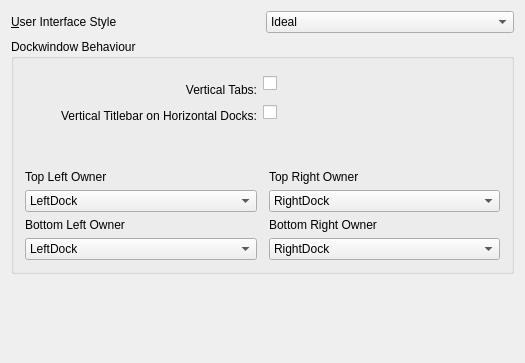
<ui version="4.0" >
 <class>UiConfig</class>
 <widget class="QWidget" name="UiConfig" >
  <property name="geometry" >
   <rect>
    <x>0</x>
    <y>0</y>
    <width>521</width>
    <height>363</height>
   </rect>
  </property>
  <property name="windowTitle" >
   <string>User Interface</string>
  </property>
  <layout class="QVBoxLayout" >
   <item>
    <layout class="QHBoxLayout" >
     <item>
      <widget class="QLabel" name="label_6" >
       <property name="text" >
        <string>&amp;User Interface Style</string>
       </property>
       <property name="buddy" >
        <cstring>kcfg_UserInterfaceStyle</cstring>
       </property>
      </widget>
     </item>
     <item>
      <widget class="QComboBox" name="kcfg_UserInterfaceStyle" >
       <item>
        <property name="text" >
         <string>Ideal</string>
        </property>
       </item>
       <item>
        <property name="text" >
         <string>Qt Docking</string>
        </property>
       </item>
      </widget>
     </item>
    </layout>
   </item>
   <item>
    <widget class="QGroupBox" name="groupBox" >
     <property name="title" >
      <string>Dockwindow Behaviour</string>
     </property>
     <layout class="QGridLayout" >
      <item row="0" column="0" >
       <widget class="QLabel" name="label" >
        <property name="text" >
         <string>Vertical Tabs:</string>
        </property>
        <property name="alignment" >
         <set>Qt::AlignAbsolute|Qt::AlignBottom|Qt::AlignCenter|Qt::AlignHCenter|Qt::AlignHorizontal_Mask|Qt::AlignJustify|Qt::AlignLeading|Qt::AlignLeft|Qt::AlignRight|Qt::AlignTop|Qt::AlignTrailing|Qt::AlignVCenter|Qt::AlignVertical_Mask</set>
        </property>
        <property name="buddy" >
         <cstring>kcfg_VerticalTabs</cstring>
        </property>
       </widget>
      </item>
      <item row="0" column="1" colspan="2" >
       <layout class="QHBoxLayout" >
        <item>
         <widget class="QCheckBox" name="kcfg_VerticalTabs" >
          <property name="text" >
           <string/>
          </property>
         </widget>
        </item>
        <item>
         <spacer>
          <property name="orientation" >
           <enum>Qt::Horizontal</enum>
          </property>
          <property name="sizeHint" >
           <size>
            <width>121</width>
            <height>27</height>
           </size>
          </property>
         </spacer>
        </item>
       </layout>
      </item>
      <item row="1" column="0" >
       <widget class="QLabel" name="titlebarlabel" >
        <property name="text" >
         <string>Vertical Titlebar on
Horizontal Docks:</string>
        </property>
        <property name="alignment" >
         <set>Qt::AlignAbsolute|Qt::AlignBottom|Qt::AlignCenter|Qt::AlignHCenter|Qt::AlignHorizontal_Mask|Qt::AlignJustify|Qt::AlignLeading|Qt::AlignLeft|Qt::AlignRight|Qt::AlignTop|Qt::AlignTrailing|Qt::AlignVCenter|Qt::AlignVertical_Mask</set>
        </property>
       </widget>
      </item>
      <item row="1" column="1" colspan="2" >
       <layout class="QHBoxLayout" >
        <item>
         <widget class="QCheckBox" name="kcfg_VerticalTitleBar" >
          <property name="sizePolicy" >
           <sizepolicy vsizetype="Fixed" hsizetype="Minimum" >
            <horstretch>0</horstretch>
            <verstretch>0</verstretch>
           </sizepolicy>
          </property>
          <property name="text" >
           <string/>
          </property>
         </widget>
        </item>
        <item>
         <spacer>
          <property name="orientation" >
           <enum>Qt::Horizontal</enum>
          </property>
          <property name="sizeType" >
           <enum>QSizePolicy::Expanding</enum>
          </property>
          <property name="sizeHint" >
           <size>
            <width>40</width>
            <height>20</height>
           </size>
          </property>
         </spacer>
        </item>
       </layout>
      </item>
      <item row="2" column="0" >
       <spacer>
        <property name="orientation" >
         <enum>Qt::Horizontal</enum>
        </property>
        <property name="sizeHint" >
         <size>
          <width>121</width>
          <height>41</height>
         </size>
        </property>
       </spacer>
      </item>
      <item row="2" column="1" colspan="2" >
       <spacer>
        <property name="orientation" >
         <enum>Qt::Horizontal</enum>
        </property>
        <property name="sizeHint" >
         <size>
          <width>121</width>
          <height>41</height>
         </size>
        </property>
       </spacer>
      </item>
      <item row="3" column="0" colspan="2" >
       <widget class="QLabel" name="label_2" >
        <property name="text" >
         <string>Top Left Owner</string>
        </property>
       </widget>
      </item>
      <item row="3" column="2" >
       <widget class="QLabel" name="label_3" >
        <property name="text" >
         <string>Top Right Owner</string>
        </property>
       </widget>
      </item>
      <item row="4" column="0" >
       <widget class="QComboBox" name="kcfg_TopLeftCornerOwner" >
        <item>
         <property name="text" >
          <string>LeftDock</string>
         </property>
        </item>
        <item>
         <property name="text" >
          <string>TopDock</string>
         </property>
        </item>
       </widget>
      </item>
      <item row="4" column="2" >
       <widget class="QComboBox" name="kcfg_TopRightCornerOwner" >
        <item>
         <property name="text" >
          <string>RightDock</string>
         </property>
        </item>
        <item>
         <property name="text" >
          <string>TopDock</string>
         </property>
        </item>
       </widget>
      </item>
      <item row="5" column="0" >
       <widget class="QLabel" name="label_4" >
        <property name="text" >
         <string>Bottom Left Owner</string>
        </property>
       </widget>
      </item>
      <item row="5" column="2" >
       <widget class="QLabel" name="label_5" >
        <property name="text" >
         <string>Bottom Right Owner</string>
        </property>
       </widget>
      </item>
      <item row="6" column="0" >
       <widget class="QComboBox" name="kcfg_BottomLeftCornerOwner" >
        <property name="sizePolicy" >
         <sizepolicy vsizetype="Fixed" hsizetype="Expanding" >
          <horstretch>0</horstretch>
          <verstretch>0</verstretch>
         </sizepolicy>
        </property>
        <item>
         <property name="text" >
          <string>LeftDock</string>
         </property>
        </item>
        <item>
         <property name="text" >
          <string>BottomDock</string>
         </property>
        </item>
       </widget>
      </item>
      <item row="6" column="2" >
       <widget class="QComboBox" name="kcfg_BottomRightCornerOwner" >
        <property name="sizePolicy" >
         <sizepolicy vsizetype="Fixed" hsizetype="Expanding" >
          <horstretch>0</horstretch>
          <verstretch>0</verstretch>
         </sizepolicy>
        </property>
        <item>
         <property name="text" >
          <string>RightDock</string>
         </property>
        </item>
        <item>
         <property name="text" >
          <string>BottomDock</string>
         </property>
        </item>
       </widget>
      </item>
     </layout>
    </widget>
   </item>
   <item>
    <spacer>
     <property name="orientation" >
      <enum>Qt::Vertical</enum>
     </property>
     <property name="sizeHint" >
      <size>
       <width>503</width>
       <height>21</height>
      </size>
     </property>
    </spacer>
   </item>
  </layout>
 </widget>
 <layoutdefault spacing="6" margin="11" />
 <pixmapfunction>qPixmapFromMimeSource</pixmapfunction>
 <resources/>
 <connections/>
</ui>
